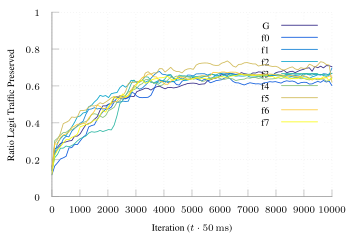

Write gnuplot code to recreate this figure.
set terminal tikz standalone color size 9cm,6cm font '\scriptsize' preamble '\usepackage{microtype} \usepackage{times} \usepackage[T1]{fontenc} \usepackage{siunitx}\sisetup{detect-all}'
set output "ftprep-cap-good.tex"

load "parula.pal"

set style line 102 lc rgb '#a0a0a0' lt 1 lw 1
set border ls 102
set colorbox border 102
set key textcolor rgb "black"
set tics textcolor rgb "black"
set label textcolor rgb "black"

set border 3
set grid x y
set xtics nomirror
set ytics nomirror

#set key autotitle columnhead
set datafile separator ","

set xlabel "Iteration ($t \\cdot{} \\SI{50}{\\milli\\second}$)"
set ylabel "Ratio Legit Traffic Preserved"

set yrange [0.0:1.0]

plot '../results/ft-cap-g-avg.csv' u 1:3 w lines smooth sbezier title "G", \
     '../results/ft-cap-f0-avg.csv' u 1:3 w lines smooth sbezier title "f0", \
     '../results/ft-cap-f1-avg.csv' u 1:3 w lines smooth sbezier title "f1", \
     '../results/ft-cap-f2-avg.csv' u 1:3 w lines smooth sbezier title "f2", \
     '../results/ft-cap-f3-avg.csv' u 1:3 w lines smooth sbezier title "f3", \
     '../results/ft-cap-f4-avg.csv' u 1:3 w lines smooth sbezier title "f4", \
     '../results/ft-cap-f5-avg.csv' u 1:3 w lines smooth sbezier title "f5", \
     '../results/ft-cap-f6-avg.csv' u 1:3 w lines smooth sbezier title "f6", \
     '../results/ft-cap-f7-avg.csv' u 1:3 w lines smooth sbezier title "f7"
